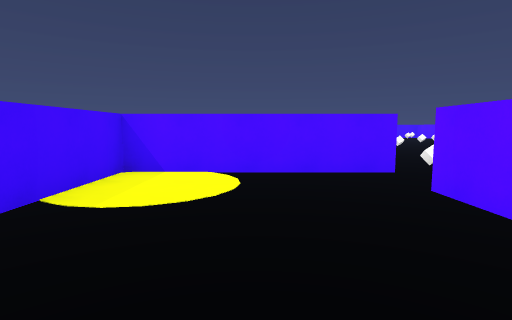
[1] (above)

14 first-person views from a walk through a scene from a Unity 3-D project. The camera is 1.5 m above the floor, tilts 6° down and sees 80° across. The floor is counted in squares, 2 m on a side. Each view is taken from the middle of a square. On the plan, view 1 faces up. The plan holds only what a view shows up to about 10 squares ahead; the rest is blank. The player character is not drawn. Surface patterns are stand-ins for the level's own textures.

[2]
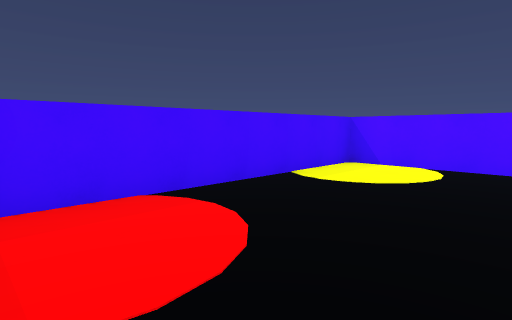

[3]
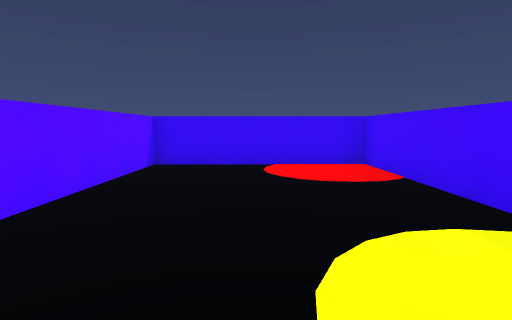

[4]
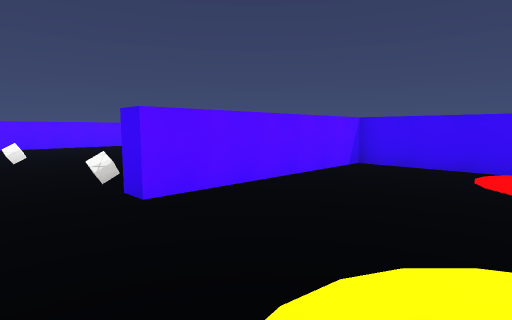

[5]
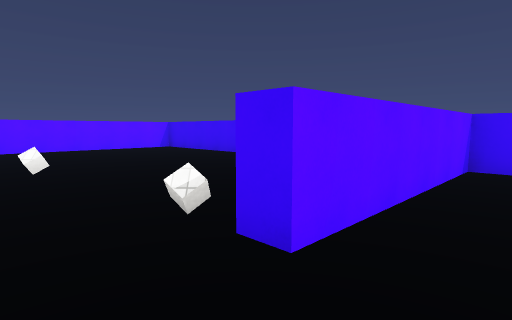

[6]
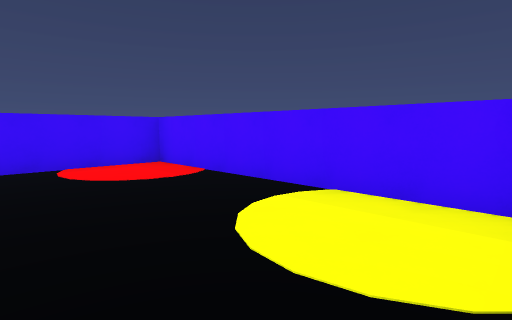

[7]
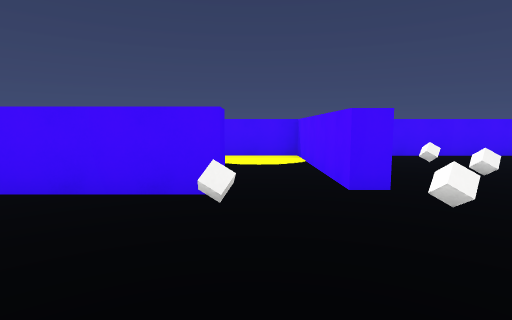

[8]
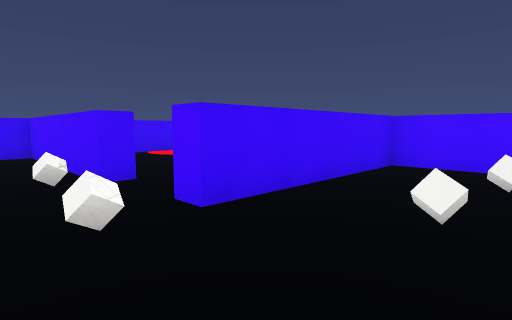

[9]
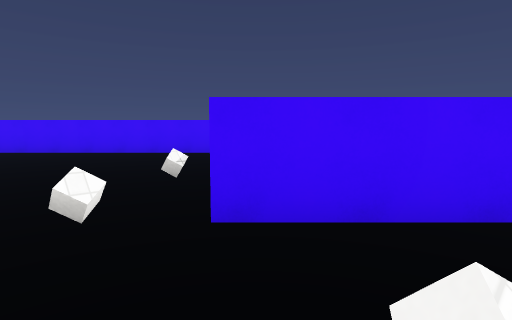

[10]
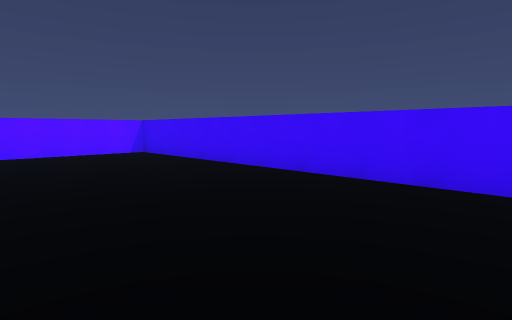

[11]
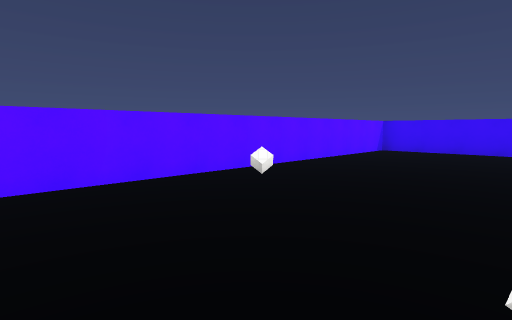

[12]
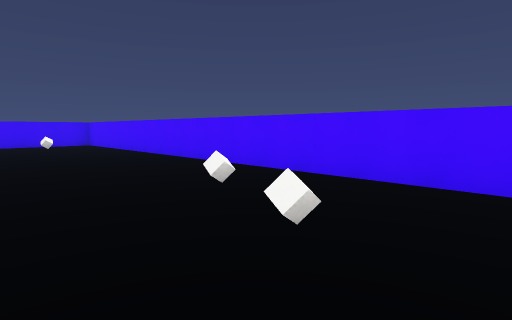

[13]
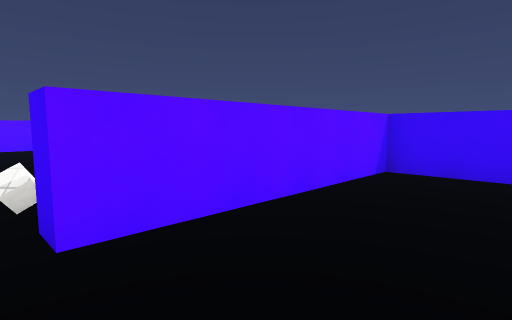

[14]
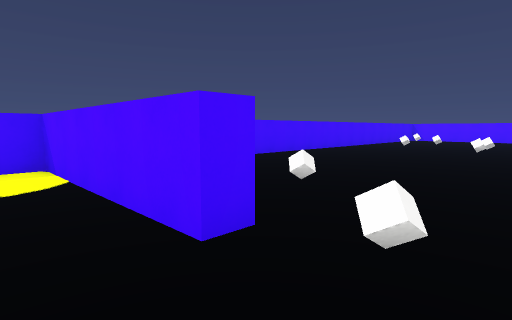

### Floor plan
Points are (right, up) in squares from view 1. A wall is a line through its corners. A room is listed if a view was taken in it or the views show most of it. See-through windows are left out.
Room 1 (views 1, 2, 3, 4, 5, 6, 13)
walls: (1.4, 5.1) (-2.3, 5.1) (-2.3, -1.3) (2.1, -1.3) (2.1, 3.6)
ways out: opening at (2, 4.5) to room 2
Room 2 (views 7, 8, 9, 10, 11, 12, 14)
walls: (2.1, 3.6) (2.6, 3.6) (2.6, -1.3) (12.2, -1.3) (12.2, 8.8); (-2.3, 19.8) (-2.3, 5.6) (2.4, 5.6) (2.4, 5.1) (1.4, 5.1)
ways out: opening at (2, 4.5) to room 1
objects: cube (0, 8); cube (0, 17); cube (0, 19); cube (2, 7); other object (2, 15); other object (2, 16); cube (3, 4); cube (3, 6); cube (7, 4)

Where each view was taken, in squares from view 1:
view 1: 0 up, 0 right, facing up
view 2: 1 down, 1 right, facing up-left
view 3: 5 up, 0 right, facing down
view 4: 5 up, 1 left, facing down-right
view 5: 5 up, 1 right, facing down-right
view 6: 5 up, 1 right, facing down-left
view 7: 4 up, 6 right, facing left
view 8: 8 up, 4 right, facing down-left
view 9: 8 up, 2 right, facing down
view 10: 3 up, 3 right, facing down-right
view 11: 9 up, 8 right, facing down-right
view 12: 20 up, 2 right, facing down-left
view 13: 4 up, 0 right, facing down-right
view 14: 4 up, 4 right, facing up-left
